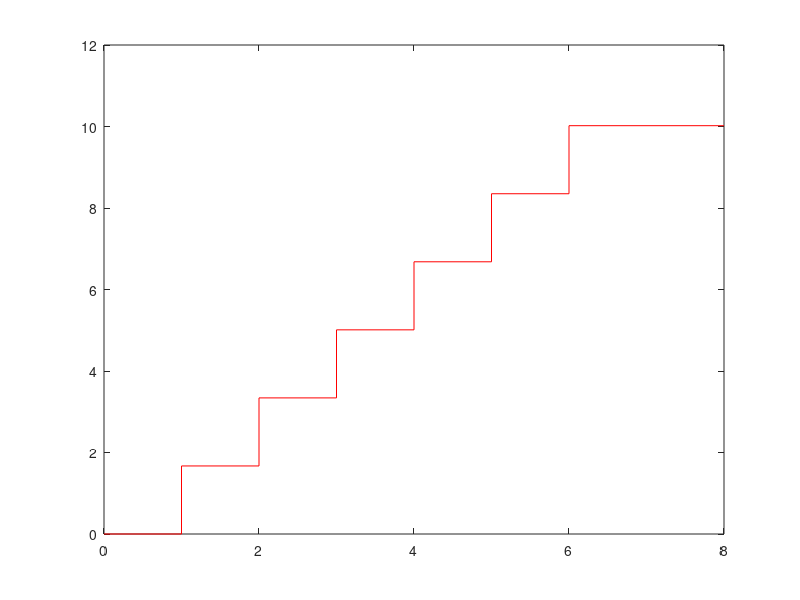

Source code (MATLAB):
N=1e4;
x=[1,2,3,4,5,6];
px=[1.67, 1.67, 1.67, 1.67, 1.67, 1.67];
xd=[0 x 8];
pxd=[0 px 0];
fd = cumsum(pxd);
stairs(xd,fd,'r');